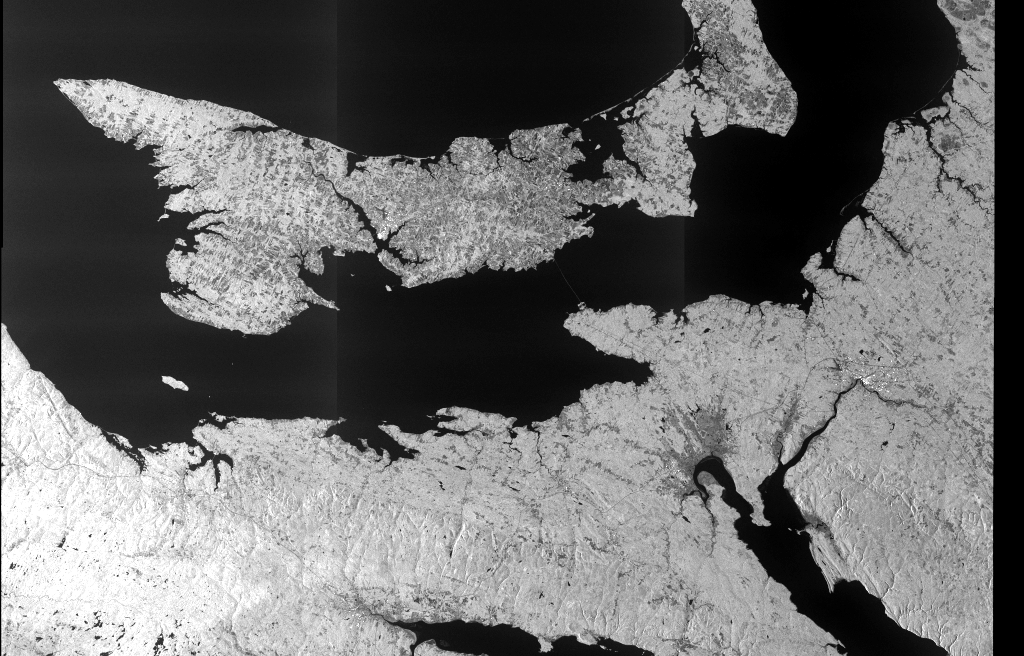
#> input picture Punto1/scaled_images/image_1_scaled.png, 1024 x 656 px; its folder holds 4 pictures in this run
$ python reto4.py
#> lines starting #> are read from the running program, lines starting #| are printed output that depends on the picture
#!/usr/bin/env python3
# -*- coding: utf-8 -*-

import os
import numpy as np
import matplotlib.pyplot as plt
from PIL import Image
import time
import shutil
import json

class CreacionDatasetReto4:
    def __init__(self):
        # Detectar si estamos en Punto4 o en la raiz
        current_dir = os.getcwd()
        if current_dir.endswith('Punto4'):
            self.base_path = "."
            self.punto1_path = os.path.join("..", "Punto1")
        else:
            # Estamos en la raiz ParcialIA
            self.base_path = "Punto4"
            self.punto1_path = "Punto1"

        self.region_name = "Santa_Marta_Colombia"
        self.patch_size = 512
        self.overlap_ratio = 0.5
        self.ensure_folder_structure()

    def ensure_folder_structure(self):
        """Crear estructura organizada para Reto 4"""
        folders = [
            "input_images",
            "registered_images",
            "fusion_results",
            "dataset_patches",
            "dataset_patches/noisy",
            "dataset_patches/ground_truth",
            "validation",
            "metrics"
        ]

        if not os.path.exists(self.base_path):
            os.makedirs(self.base_path)

        for folder in folders:
            folder_path = os.path.join(self.base_path, folder)
            if not os.path.exists(folder_path):
                os.makedirs(folder_path)

        print("Estructura de carpetas creada en {}".format(self.base_path))

    def load_scaled_images_from_punto1(self):
        """Cargar imagenes escaladas del Punto1 y normalizarlas"""
        print("\nPASO 1: Cargando imagenes escaladas del Punto1...")

        scaled_path = os.path.join(self.punto1_path, "scaled_images")

        if not os.path.exists(scaled_path):
            print("  ERROR: No existe carpeta scaled_images en {}".format(scaled_path))
            return []

        images = []
        image_files = []

        try:
            files = os.listdir(scaled_path)
            png_files = [f for f in files if f.lower().endswith('.png')]
            png_files.sort()

            print("  Archivos encontrados: {}".format(png_files))

            # Primero cargar todas las imágenes para encontrar el tamaño mínimo común
            temp_images = []
            shapes = []

            for filename in png_files[:5]:
                file_path = os.path.join(scaled_path, filename)
                image = np.array(Image.open(file_path))
#> image is the input picture: shape (656, 1024); min 0, max 255, mean 105.5

                if len(image.shape) == 3:
                    image = np.mean(image, axis=2).astype(np.uint8)

                temp_images.append(image)
                shapes.append(image.shape)
                print("  Imagen cargada: {} -> {}".format(image.shape, filename))
#|   Imagen cargada: (656, 1024) -> image_1_scaled.png

            # Encontrar tamaño mínimo común
            min_height = min([s[0] for s in shapes])
            min_width = min([s[1] for s in shapes])
            target_shape = (min_height, min_width)

            print("  Tamaño objetivo común: {}".format(target_shape))

            # Redimensionar todas las imágenes al tamaño común
            for i, (image, filename) in enumerate(zip(temp_images, png_files[:5])):
                # Recortar al tamaño común (desde el centro)
                h, w = image.shape
                start_h = (h - min_height) // 2
                start_w = (w - min_width) // 2

                cropped_image = image[start_h:start_h + min_height, start_w:start_w + min_width]

                images.append(cropped_image)
                image_files.append(filename)

                # Guardar imagen normalizada
                dest_path = os.path.join(self.base_path, "input_images", "image_{}.png".format(i+1))
                Image.fromarray(cropped_image).save(dest_path)

                print("  Imagen {} normalizada: {} -> {}".format(i+1, image.shape, cropped_image.shape))
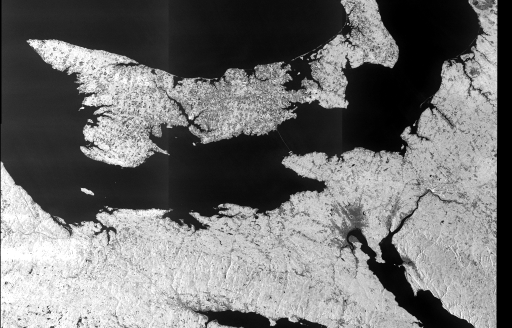
#> cropped_image: shape (656, 1024) (shown at 1/2 size); min 0, max 255, mean 114.2

            print("  {} imagenes normalizadas exitosamente".format(len(images)))
            return images, image_files

        except Exception as e:
            print("  ERROR cargando imagenes: {}".format(e))
            return [], []

    def select_base_image(self, images):
        """Seleccionar imagen base para registro"""
        print("\nPASO 2: Seleccionando imagen base...")

        if len(images) < 3:
            print("  ERROR: Se necesitan al menos 3 imagenes")
            return None, -1

        base_index = len(images) // 2
        base_image = images[base_index]

        print("  Imagen base seleccionada: Imagen {} de {}".format(base_index + 1, len(images)))
        print("  Dimensiones imagen base: {}".format(base_image.shape))
#|   Dimensiones imagen base: (656, 1024)

        base_path = os.path.join(self.base_path, "input_images", "base_image.png")
        Image.fromarray(base_image).save(base_path)

        return base_image, base_index

    def register_images_simple(self, base_image, images, base_index):
        """Registro simple sin OpenCV (usando correlación NumPy)"""
#> called with base_index = 2
        print("\nPASO 3: Registrando imagenes a la base...")

        registered_images = []
        registration_info = []

        for i, image in enumerate(images):
            if i == base_index:
                registered_images.append(image.copy())
                registration_info.append({"image": i+1, "shift_x": 0, "shift_y": 0, "method": "base"})
                print("  Imagen {}: Base de referencia".format(i+1))
            else:
                print("  Registrando imagen {} a la base...".format(i+1))

                try:
                    # Registro simple usando correlación NumPy
                    registered_img, shift_x, shift_y = self.numpy_correlation_registration(base_image, image)
                    registered_images.append(registered_img)
                    registration_info.append({
                        "image": i+1,
                        "shift_x": int(shift_x),
                        "shift_y": int(shift_y),
                        "method": "numpy_correlation"
                    })
                    print("    Desplazamiento: x={}, y={}".format(shift_x, shift_y))

                    reg_path = os.path.join(self.base_path, "registered_images", "registered_{}.png".format(i+1))
                    Image.fromarray(registered_img).save(reg_path)

                except Exception as e:
                    print("    ERROR en registro: {}".format(e))
                    registered_images.append(image.copy())
                    registration_info.append({"image": i+1, "shift_x": 0, "shift_y": 0, "method": "failed"})
#> this loop made 4 passes
#> pass 1, in numpy_correlation_registration, `base_norm = (base_image.astype(np.float32) - np.mean(base_image)) / (n..`:
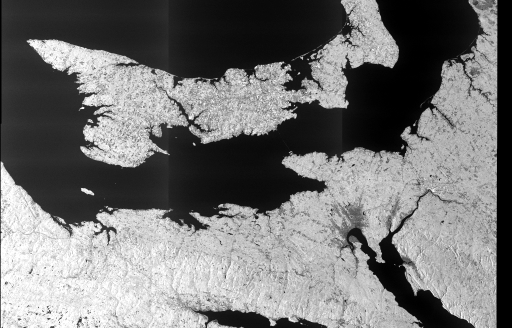
#> base_norm: shape (656, 1024) float32 (shown at 1/2 size); min -1.33, max 1.57, mean -2.07e-08; drawn with min black and max white

        return registered_images, registration_info

    def numpy_correlation_registration(self, base_image, target_image):
        """Registro usando correlación con NumPy puro"""
        # Asegurar que ambas imágenes tengan el mismo tamaño
        if base_image.shape != target_image.shape:
            print("    Imagenes con diferentes tamaños, usando imagen original")
            return target_image.copy(), 0, 0

        # Normalizar intensidades
        base_norm = (base_image.astype(np.float32) - np.mean(base_image)) / (np.std(base_image) + 1e-8)
        target_norm = (target_image.astype(np.float32) - np.mean(target_image)) / (np.std(target_image) + 1e-8)

        # Buscar desplazamiento óptimo en una ventana pequeña
        max_shift = min(50, min(base_image.shape) // 10)  # Máximo 50 píxeles o 10% de la imagen
        best_correlation = -np.inf
        best_shift = (0, 0)

        for dy in range(-max_shift, max_shift + 1, 5):  # Paso de 5 para eficiencia
            for dx in range(-max_shift, max_shift + 1, 5):
                # Calcular región de overlap
                y1, y2 = max(0, dy), min(base_image.shape[0], base_image.shape[0] + dy)
                x1, x2 = max(0, dx), min(base_image.shape[1], base_image.shape[1] + dx)

                ty1, ty2 = max(0, -dy), min(target_image.shape[0], target_image.shape[0] - dy)
                tx1, tx2 = max(0, -dx), min(target_image.shape[1], target_image.shape[1] - dx)

                if (y2 - y1) > 100 and (x2 - x1) > 100:  # Región mínima de overlap
                    base_region = base_norm[y1:y2, x1:x2]
                    target_region = target_norm[ty1:ty2, tx1:tx2]

                    # Correlación normalizada
                    correlation = np.corrcoef(base_region.flatten(), target_region.flatten())[0, 1]

                    if not np.isnan(correlation) and correlation > best_correlation:
                        best_correlation = correlation
                        best_shift = (dx, dy)

        dx, dy = best_shift

        # Aplicar desplazamiento
        registered = np.zeros_like(target_image)

        # Calcular regiones válidas
        y1, y2 = max(0, dy), min(base_image.shape[0], target_image.shape[0] + dy)
        x1, x2 = max(0, dx), min(base_image.shape[1], target_image.shape[1] + dx)

        ty1, ty2 = max(0, -dy), min(target_image.shape[0], target_image.shape[0] - dy)
        tx1, tx2 = max(0, -dx), min(target_image.shape[1], target_image.shape[1] - dx)

        # Copiar región válida
        if y2 > y1 and x2 > x1:
            registered[y1:y2, x1:x2] = target_image[ty1:ty2, tx1:tx2]
        else:
            # Si no se puede registrar, usar imagen original
            registered = target_image.copy()
            dx, dy = 0, 0

        return registered, dx, dy

    def create_fusion_image(self, registered_images):
        """Crear imagen fusionada usando media temporal"""
        print("\nPASO 4: Creando imagen fusionada (ground truth)...")

        if len(registered_images) == 0:
            return None

        # Verificar que todas las imágenes tengan el mismo tamaño
        base_shape = registered_images[0].shape
        valid_images = []

        for i, img in enumerate(registered_images):
            if img.shape == base_shape:
                valid_images.append(img)
                print("  Imagen {} incluida en fusion: {}".format(i+1, img.shape))
            else:
                print("  Imagen {} excluida por tamaño diferente: {}".format(i+1, img.shape))

        if len(valid_images) == 0:
            print("  ERROR: No hay imagenes validas para fusion")
            return None

        # Convertir a array 3D y calcular media
        image_stack = np.stack(valid_images, axis=0).astype(np.float32)
        fusion_image = np.mean(image_stack, axis=0).astype(np.uint8)

        print("  Fusion completada: {} imagenes promediadas".format(len(valid_images)))
        print("  Imagen fusionada: {}".format(fusion_image.shape))
#|   Imagen fusionada: (656, 1024)

        fusion_path = os.path.join(self.base_path, "fusion_results", "fusion_ground_truth.png")
        Image.fromarray(fusion_image).save(fusion_path)

        return fusion_image

    def generate_patches_512x512(self, base_image, fusion_image):
        """Generar patches de 512x512 con overlap"""
        print("\nPASO 5: Generando patches de {}x{}...".format(self.patch_size, self.patch_size))

        if base_image is None or fusion_image is None:
            print("  ERROR: Imagenes base o fusionada son None")
            return 0

        # Verificar que ambas imágenes tengan el mismo tamaño
        if base_image.shape != fusion_image.shape:
            print("  ERROR: Imagenes base y fusionada tienen tamaños diferentes")
            print("  Base: {}, Fusion: {}".format(base_image.shape, fusion_image.shape))
            return 0

        step = int(self.patch_size * (1 - self.overlap_ratio))
        patch_count = 0

        h, w = base_image.shape
        print("  Imagen completa: {}x{}".format(h, w))
#|   Imagen completa: 656x1024
        print("  Tamaño patch: {}x{}, Paso: {}, Overlap: {}%".format(
            self.patch_size, self.patch_size, step, self.overlap_ratio * 100))

        # Verificar que la imagen sea suficientemente grande
        if h < self.patch_size or w < self.patch_size:
            print("  ERROR: Imagen demasiado pequeña para patches de {}x{}".format(self.patch_size, self.patch_size))
            print("  Tamaño mínimo requerido: {}x{}".format(self.patch_size, self.patch_size))
            return 0

        # Generar patches
        for y in range(0, h - self.patch_size + 1, step):
            for x in range(0, w - self.patch_size + 1, step):
                base_patch = base_image[y:y+self.patch_size, x:x+self.patch_size]
                fusion_patch = fusion_image[y:y+self.patch_size, x:x+self.patch_size]

                if self.validate_patch(base_patch, fusion_patch):
                    patch_count += 1

                    base_filename = "patch_{:03d}.png".format(patch_count)
                    fusion_filename = "patch_{:03d}.png".format(patch_count)

                    base_patch_path = os.path.join(self.base_path, "dataset_patches", "noisy", base_filename)
                    fusion_patch_path = os.path.join(self.base_path, "dataset_patches", "ground_truth", fusion_filename)

                    Image.fromarray(base_patch).save(base_patch_path)
                    Image.fromarray(fusion_patch).save(fusion_patch_path)
#> this loop made 1 pass
#> pass 1, in generate_patches_512x512, `Image.fromarray(fusion_patch).save(fusion_patch_path)`:
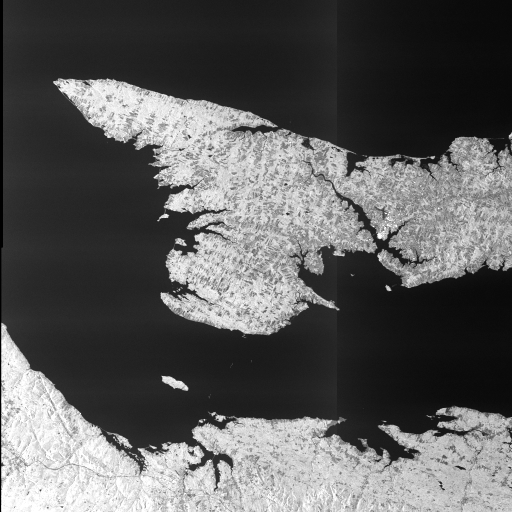
#> saved as patch_001.png: PIL image 512x512 L; min 0, max 255, mean 92.8
#> pass 1, in generate_patches_512x512, `Image.fromarray(base_patch).save(base_patch_path)`:
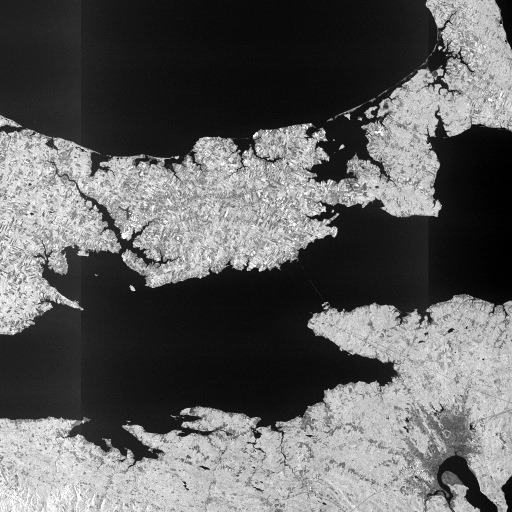
#> saved as patch_002.png: PIL image 512x512 L; min 0, max 255, mean 96.6
#> pass 1, in generate_patches_512x512, `Image.fromarray(fusion_patch).save(fusion_patch_path)`:
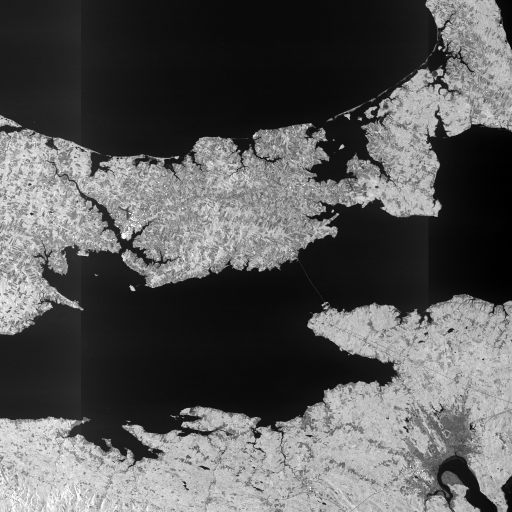
#> saved as patch_002.png: PIL image 512x512 L; min 0, max 255, mean 89.2
#> after the loop:
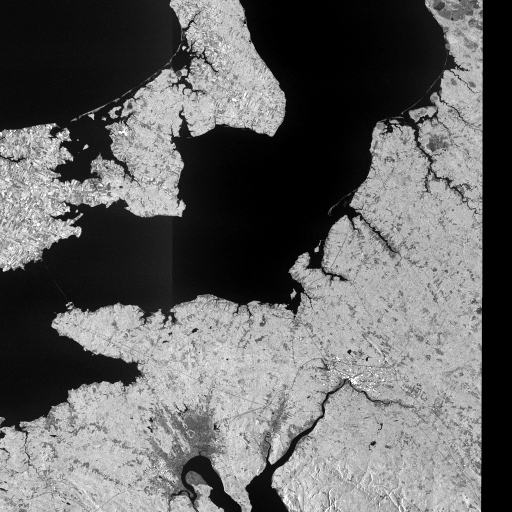
#> base_patch: shape (512, 512); min 0, max 255, mean 101.3
#> after the loop:
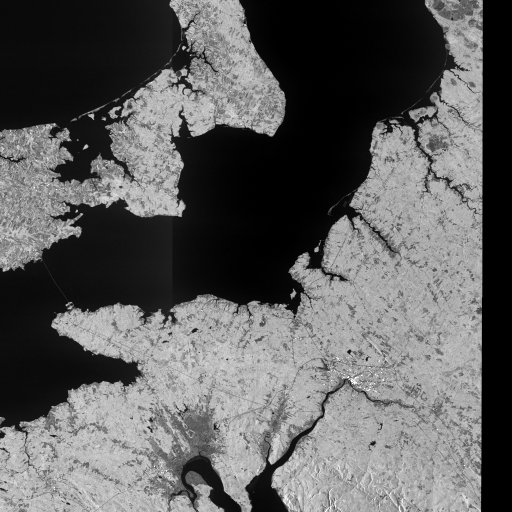
#> fusion_patch: shape (512, 512); min 0, max 255, mean 94.6

        print("  {} patches validos generados".format(patch_count))
        return patch_count

    def validate_patch(self, base_patch, fusion_patch):
        """Validar que el patch tenga contenido util"""
        base_std = np.std(base_patch)
        fusion_std = np.std(fusion_patch)

        if base_std < 5 or fusion_std < 5:
            return False

        extreme_ratio = (np.sum(base_patch < 10) + np.sum(base_patch > 245)) / base_patch.size
        if extreme_ratio > 0.3:
            return False

        return True

    def create_dataset_metadata(self, registration_info, patch_count, base_index):
        """Crear metadata del dataset"""
        print("\nPASO 6: Creando metadata del dataset...")

        metadata = {
            "dataset_info": {
                "name": "SAR_Denoising_Dataset_{}".format(self.region_name),
                "description": "Dataset para denoising de imagenes SAR usando fusion temporal",
                "region": self.region_name,
                "creation_date": time.strftime('%Y-%m-%d %H:%M:%S'),
                "patch_size": [self.patch_size, self.patch_size],
                "total_patches": patch_count,
                "overlap_ratio": self.overlap_ratio
            },
            "processing_info": {
                "base_image_index": base_index + 1,
                "fusion_method": "temporal_averaging",
                "registration_method": "numpy_correlation",
                "images_used": len(registration_info)
            },
            "registration_details": registration_info,
            "dataset_structure": {
                "noisy": "Patches de imagen base con speckle natural",
                "ground_truth": "Patches de imagen fusionada (denoised)"
            }
        }

        metadata_path = os.path.join(self.base_path, "dataset_info.json")
        with open(metadata_path, 'w', encoding='utf-8') as f:
            json.dump(metadata, f, indent=2, ensure_ascii=False)

        readme_content = [
            "DATASET SAR DENOISING - {}".format(self.region_name),
            "="*50,
            "Creado: {}".format(time.strftime('%Y-%m-%d %H:%M:%S')),
            "",
            "ESTRUCTURA:",
            "dataset_patches/",
            "├── noisy/          # Imagen ruidosa (input)",
            "└── ground_truth/   # Imagen limpia (target)",
            "",
            "ESTADISTICAS:",
            "- Total de patches: {}".format(patch_count),
            "- Tamaño patches: {}x{} pixeles".format(self.patch_size, self.patch_size),
            "- Overlap: {}%".format(self.overlap_ratio * 100)
        ]

        readme_path = os.path.join(self.base_path, "README.txt")
        with open(readme_path, 'w', encoding='utf-8') as f:
            f.write('\n'.join(readme_content))

        print("  Metadata guardada: dataset_info.json")
        print("  README creado: README.txt")

    def generate_final_report(self, patch_count, registration_info):
        """Generar reporte final"""
        print("\nPASO 7: Generando reporte final...")

        report = []
        report.append("="*80)
        report.append("RETO 4: CREACION DEL DATASET - REPORTE COMPLETO")
        report.append("="*80)
        report.append("Region: {}".format(self.region_name))
        report.append("Fecha: {}".format(time.strftime('%Y-%m-%d %H:%M:%S')))
        report.append("")
        report.append("RESUMEN:")
        report.append("• Dataset SAR denoising creado exitosamente")
        report.append("• {} patches de {}x{} pixeles".format(patch_count, self.patch_size, self.patch_size))
        report.append("• {} imagenes procesadas".format(len(registration_info)))
        report.append("")
        report.append("RETO 4 COMPLETADO - VALE 50% DEL PARCIAL")
        report.append("="*80)

        report_path = os.path.join(self.base_path, "metrics", "reporte_reto4_completo.txt")
        with open(report_path, 'w', encoding='utf-8') as f:
            f.write('\n'.join(report))

        print("  Reporte guardado: reporte_reto4_completo.txt")

        print("\n" + "="*60)
        print("RESUMEN FINAL - RETO 4")
        print("="*60)
        print("Dataset: {} patches de {}x{}".format(patch_count, self.patch_size, self.patch_size))
        print("COMPLETADO - Vale 50% del parcial")

    def execute_complete_pipeline(self):
        """Ejecutar pipeline completo"""
        print("INICIANDO RETO 4: CREACION DEL DATASET")
        print("="*80)

        try:
            images, image_files = self.load_scaled_images_from_punto1()
            if len(images) == 0:
                return False

            base_image, base_index = self.select_base_image(images)
            if base_image is None:
                return False

            registered_images, registration_info = self.register_images_simple(base_image, images, base_index)

            fusion_image = self.create_fusion_image(registered_images)
            if fusion_image is None:
                return False

            patch_count = self.generate_patches_512x512(base_image, fusion_image)
            if patch_count == 0:
                return False

            self.create_dataset_metadata(registration_info, patch_count, base_index)
            self.generate_final_report(patch_count, registration_info)

            print("\nRETO 4 COMPLETADO EXITOSAMENTE!")
            return True

        except Exception as e:
            print("ERROR: {}".format(e))
            import traceback
            traceback.print_exc()
            return False

if __name__ == "__main__":
    print("="*80)
    print("RETO 4: CREACION DEL DATASET")
    print("Valor: 50% del parcial")
    print("="*80)

    dataset_creator = CreacionDatasetReto4()
    resultado = dataset_creator.execute_complete_pipeline()

    if resultado:
        print("\nDataset creado exitosamente")
    else:
        print("\nError en la creacion del dataset")
